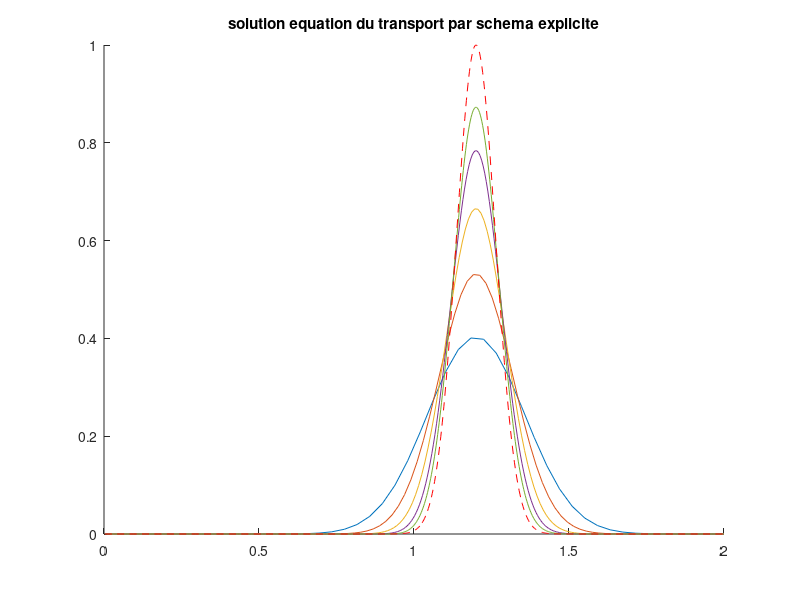

This figure's MATLAB source:

clear all;
M_list = [49,99,199,399,799];
hold on

err_list = [];
for p=1:length(M_list);
a = 0;
b = 2;%%
T = 1;
M = M_list(p);
h=(b-a)/M;
k = 0.5*h;
ksurh = k/h;
N=T/k;
beta=1.;
x= a + (1:M)*h;
%t = (0:N)*k;
u0 = exp(-5*((5*x-1).^2));
uan = exp(-5*((5*(x-beta*T)-1).^2));
un = u0;
for i=1:N;
    unew(1) = (1 - k*beta/h)*un(1);
    for j=2:M;    
        unew(j) = (1 - k*beta/h)*un(j) +(k*beta/h)*un(j-1);
    end
un=unew;
end
err = max(abs(un - uan));
%err_l2 = sqrt(sum((un - uan).*(un - uan)));
err_list(p) = err;

plot(x, un);
title('solution equation du transport par schema explicite');

end
% plot(log(M_list),err_list)
plot(x,uan,'--r');
